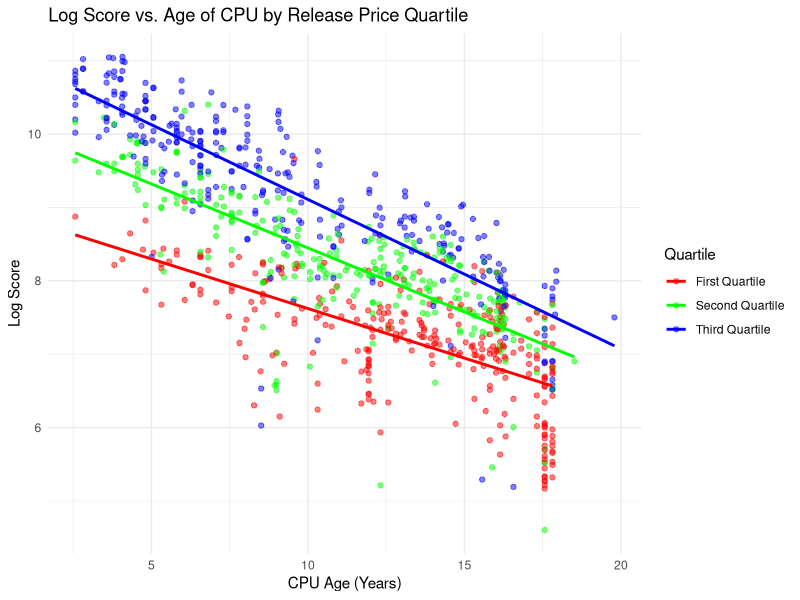
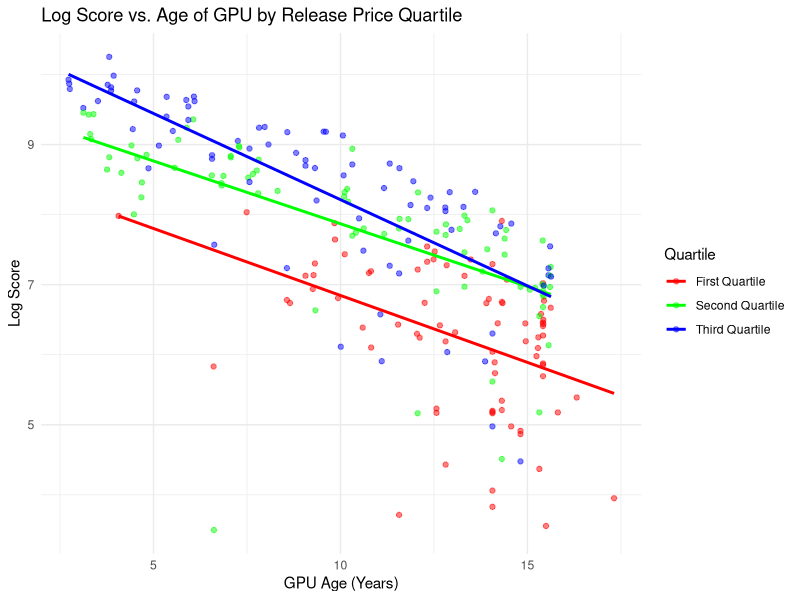
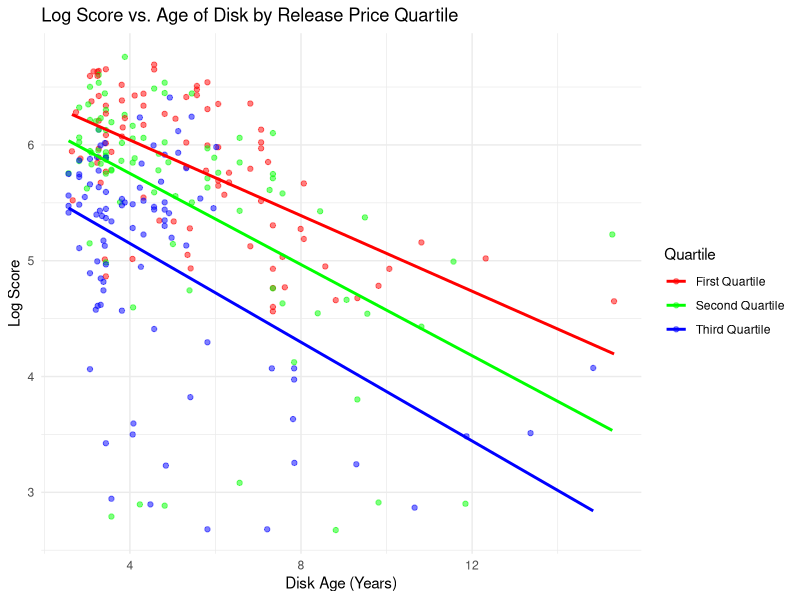
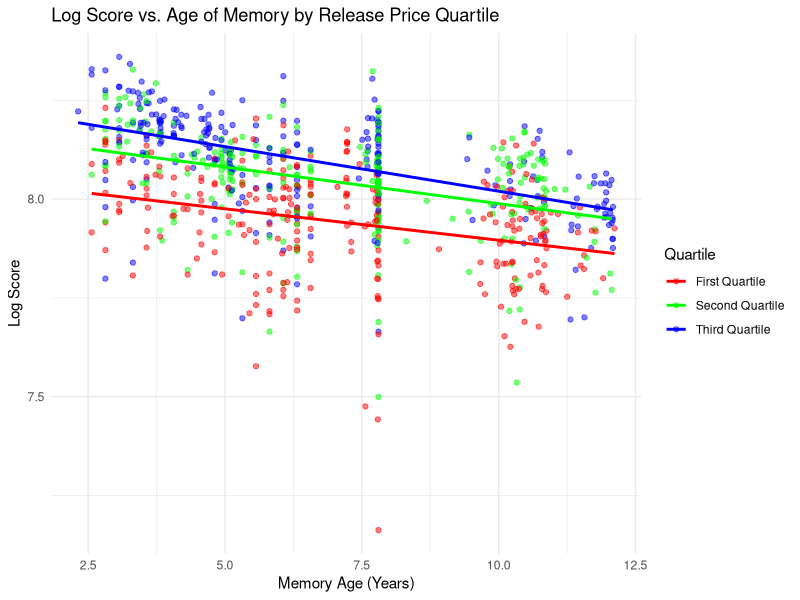

The R script that drew these images, in order:
## ---- chunk 1
if (!require("ggplot2")) install.packages("ggplot2")
if (!require("lubridate")) install.packages("lubridate")
if (!require("dplyr")) install.packages("dplyr")
## ---- chunk 2
# Read the data
CPU <- read.csv("../final_data/CPU.csv")
GPU <- read.csv("../final_data/GPU.csv")
Disk <- read.csv("../final_data/Disk.csv")
Memory <- read.csv("../final_data/Memory.csv")
## ---- chunk 3
# Convert 'ReleaseDate' and 'CurrentDate' to Date objects
CPU$ReleaseDate <- as.Date(CPU$ReleaseDate)
CPU$CurrentDate <- as.Date(CPU$CurrentDate)

CPU$Log_Score <- log(CPU$Score)
CPU$Age_Years <- as.numeric(difftime(Sys.Date(), CPU$ReleaseDate, units = "days") / 365.25)

# Fit a linear regression model for each quartile
models <- lapply(levels(CPU$Quartile), function(q) {
  subset_data <- subset(CPU, Quartile == q)
  lm(Log_Score ~ Age_Years, data = subset_data)
})

# Collect coefficients for a summary
coefficients <- sapply(models, function(model) coef(model)[2])

# Plot the regression line and data for each quartile
ggplot(CPU, aes(x = Age_Years, y = Log_Score, color = Quartile)) +
  geom_point(alpha = 0.5) +
  geom_smooth(method = "lm", aes(fill = Quartile), se = FALSE) +
  scale_color_manual(values = c("red", "green", "blue")) +
  scale_fill_manual(values = c("red", "green", "blue")) +
  labs(title = "Log Score vs. Age of CPU by Release Price Quartile",
       x = "CPU Age (Years)", y = "Log Score") +
  theme_minimal()

# Print the model coefficients for each quartile
print(coefficients)
## ---- chunk 4
# Convert 'ReleaseDate' and 'CurrentDate' to Date objects
GPU$ReleaseDate <- as.Date(GPU$ReleaseDate)
GPU$CurrentDate <- as.Date(GPU$CurrentDate)

GPU$Log_Score <- log(GPU$Score)
GPU$Age_Years <- as.numeric(difftime(Sys.Date(), GPU$ReleaseDate, units = "days") / 365.25)

# Fit a linear regression model for each quartile
models <- lapply(levels(GPU$Quartile), function(q) {
  subset_data <- subset(GPU, Quartile == q)
  lm(Log_Score ~ Age_Years, data = subset_data)
})

# Collect coefficients for a summary
coefficients <- sapply(models, function(model) coef(model)[2])

# Plot the regression line and data for each quartile
ggplot(GPU, aes(x = Age_Years, y = Log_Score, color = Quartile)) +
  geom_point(alpha = 0.5) +
  geom_smooth(method = "lm", aes(fill = Quartile), se = FALSE) +
  scale_color_manual(values = c("red", "green", "blue", "purple")) +
  scale_fill_manual(values = c("red", "green", "blue", "purple")) +
  labs(title = "Log Score vs. Age of GPU by Release Price Quartile",
       x = "GPU Age (Years)", y = "Log Score") +
  theme_minimal()

# Print the model coefficients for each quartile
print(coefficients)
## ---- chunk 5
# Convert 'ReleaseDate' and 'CurrentDate' to Date objects
Disk$ReleaseDate <- as.Date(Disk$ReleaseDate)
Disk$CurrentDate <- as.Date(Disk$CurrentDate)

Disk$Log_Score <- log(Disk$Score)
Disk$Age_Years <- as.numeric(difftime(Sys.Date(), Disk$ReleaseDate, units = "days") / 365.25)

# Fit a linear regression model for each quartile
models <- lapply(levels(Disk$Quartile), function(q) {
  subset_data <- subset(Disk, Quartile == q)
  lm(Log_Score ~ Age_Years, data = subset_data)
})

# Collect coefficients for a summary
coefficients <- sapply(models, function(model) coef(model)[2])

# Plot the regression line and data for each quartile
ggplot(Disk, aes(x = Age_Years, y = Log_Score, color = Quartile)) +
  geom_point(alpha = 0.5) +
  geom_smooth(method = "lm", aes(fill = Quartile), se = FALSE) +
  scale_color_manual(values = c("red", "green", "blue", "purple")) +
  scale_fill_manual(values = c("red", "green", "blue", "purple")) +
  labs(title = "Log Score vs. Age of Disk by Release Price Quartile",
       x = "Disk Age (Years)", y = "Log Score") +
  theme_minimal()

# Print the model coefficients for each quartile
print(coefficients)
## ---- chunk 6
# Convert 'ReleaseDate' and 'CurrentDate' to Date objects
Memory$ReleaseDate <- as.Date(Memory$ReleaseDate)
Memory$CurrentDate <- as.Date(Memory$CurrentDate)

Memory$Log_Score <- log(Memory$Score)
Memory$Age_Years <- as.numeric(difftime(Sys.Date(), Memory$ReleaseDate, units = "days") / 365.25)

# Fit a linear regression model for each quartile
models <- lapply(levels(Memory$Quartile), function(q) {
  subset_data <- subset(Memory, Quartile == q)
  lm(Log_Score ~ Age_Years, data = subset_data)
})

# Collect coefficients for a summary
coefficients <- sapply(models, function(model) coef(model)[2])

# Plot the regression line and data for each quartile
ggplot(Memory, aes(x = Age_Years, y = Log_Score, color = Quartile)) +
  geom_point(alpha = 0.5) +
  geom_smooth(method = "lm", aes(fill = Quartile), se = FALSE) +
  scale_color_manual(values = c("red", "green", "blue", "purple")) +
  scale_fill_manual(values = c("red", "green", "blue", "purple")) +
  labs(title = "Log Score vs. Age of Memory by Release Price Quartile",
       x = "Memory Age (Years)", y = "Log Score") +
  theme_minimal()

# Print the model coefficients for each quartile
print(coefficients)
